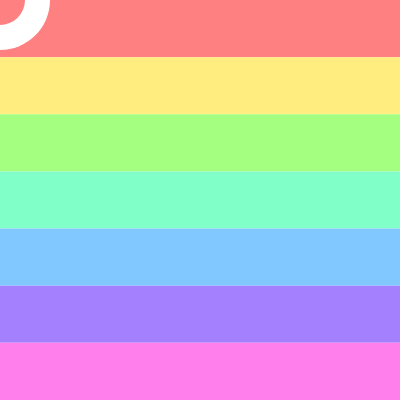
Frame 1 (no input)
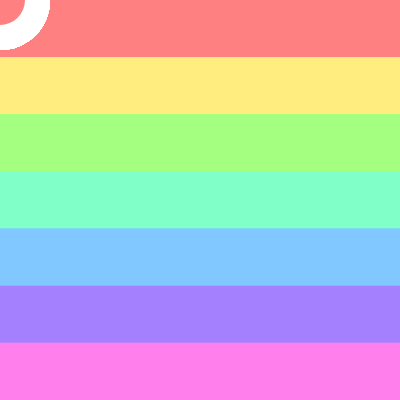
Frame 60 (no input)
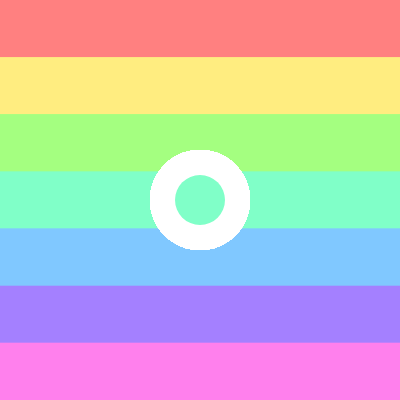
Frame 120 (the mouse pressed at the canvas centre since frame 60)

The p5.js sketch that drew these frames (run headless with seeded random() and noise() and a simulated clock; from frame 60 on, the mouse is pressed at the canvas centre):

// p5.js sketch
// ── sketch.js
// draws a shape whose 'fill' actually clears the pixels, creating a transparency which reveals the layer beneath it
// v3 is a vast improvement on v2, thanks to @sableraph for letting me know about the erase() function
//
// code by @ktorn

let layer1, layer2

let hue = 0;

let rainbowStripes = 7;

function setup() {
  createCanvas(400, 400);
  
  layer1 = createGraphics(width, height);
  layer2 = createGraphics(width, height);
  
  layer1.colorMode(HSB);
  layer1.noStroke();
}

function draw() {
  //background(0);
  
  hue = 0;
  
  // layer 1 (base) draws a horizontal rainbow
  for(let i = 0; i < layer1.height; i += layer1.height/rainbowStripes) {
    layer1.fill(hue, 50, 100);
    layer1.rect(0, i, layer1.width, layer1.height/rainbowStripes);
    hue += 360/rainbowStripes;
  }
  
  layer2.noStroke();
  layer2.fill(255, 255);
  layer2.circle(width/2, height/2, 100);
  layer2.erase();
  layer2.circle(width/2, height/2, 50);
  layer2.noErase();
  
  image(layer1, 0, 0);
  image(layer2, -width/2+mouseX, -height/2+mouseY);
}
